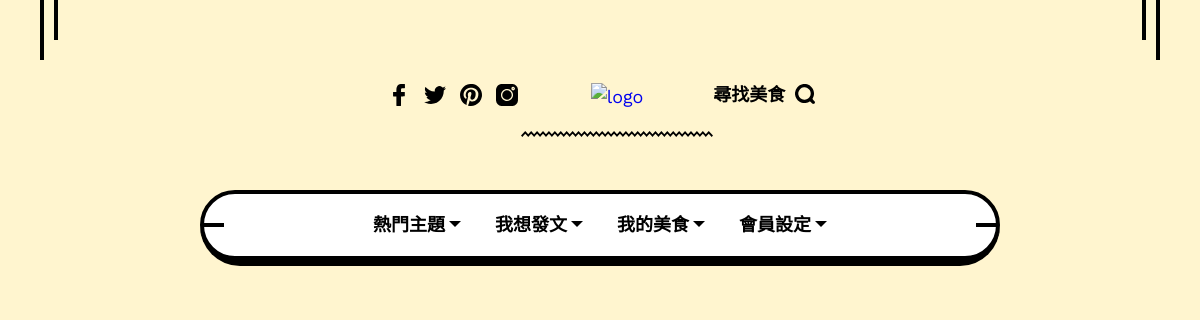
Page /search/炸物 on the earlier database version.
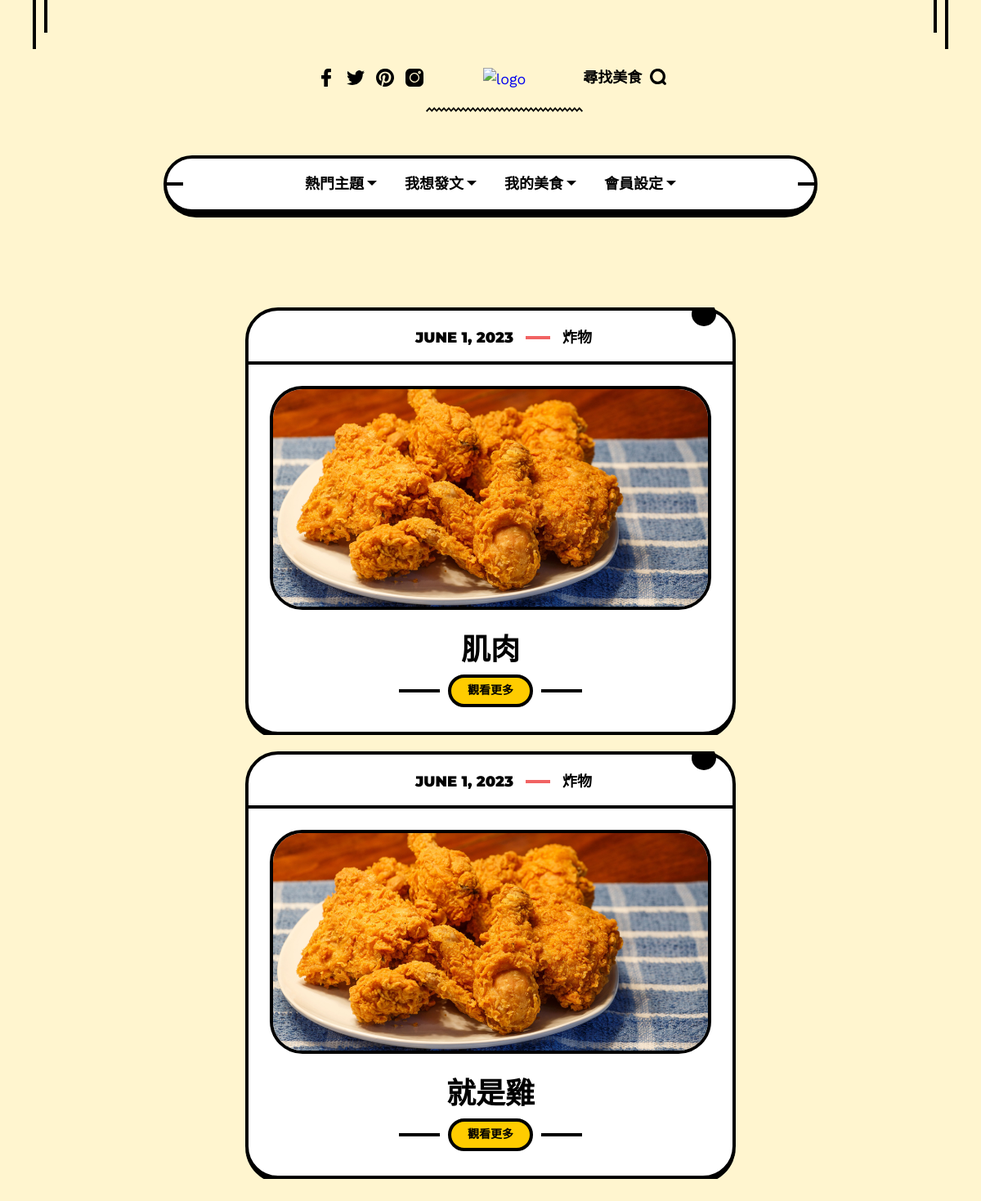
Same page on the later database version.
### baseapp/models.py (models this page shows)
class food(models.Model):
    food_no = models.AutoField(primary_key=True,null= False)
    food_name = models.CharField(max_length=100, null = False)
    food_img = models.ImageField(upload_to='image/', blank=False, null=False)
    context = models.CharField(max_length=225,default="沒有內文喔！")
    adr = models.CharField(max_length=225,default=" ")
    username=models.ForeignKey("basedata",on_delete=models.CASCADE)
    tag = models.CharField(max_length=20,null=False,default="0")
    upload_date = models.DateField(default=timezone.now)

### baseapp/views.py (the view)
# urls.py: path('search/<str:searchname>',views.search),
def search(request,searchname):
	data = food.objects.filter(tag=searchname)
	return render(request,'search.html',locals())

### templates/search.html (shortened to what this page needs)
{% extends 'page.html' %}
{% block content %}
    <div class="xoxo_fn_hassidebar">
        <div class="xoxo_fn_content">
            <ul class="post_list">
                {% for data in data %}
                <li class="post_item">
                    <div class="blog__item blog__item_classic">
                        <span class="post_icon">
                            <svg xmlns="http://www.w3.org/2000/svg" version="1.0" width="512.000000pt" height="512.000000pt" viewbox="0 0 512.000000 512.000000" preserveaspectratio="xMidYMid meet" class="fn__svg  replaced-svg">
                            </svg>
                        </span>
                        <div class="fn__meta">
                            <p>
                                <span class="meta_item meta_date">
                                    <svg xmlns="http://www.w3.org/2000/svg" version="1.0" width="470.000000pt" height="470.000000pt" viewbox="0 0 470.000000 470.000000" preserveaspectratio="xMidYMid meet" class="fn__svg  replaced-svg">
                                    </svg>
                                    {{ data.upload_date }}
                                </span>
                                <span class="meta_item meta_category">
                                    <a class="fn_last_category" href="">{{ data.tag }}</a>
                                </span>
                            </p>
                        </div>
                        <div class="bottom_holder">
                            <div class="blog__image">
                                <a href=""><img src="/media/{{ data.food_img }}" alt="Post Image"></a>
                            </div>
                            <div class="title_holder">
                                <div class="title">
                                    <h3><a href="">{{ data.food_name }}</a></h3>
                                </div>
                                <div class="read_more">
                                    <div class="read_in">
                                        <a href="/quote_post/{{data.food_no}}"><span class="text">觀看更多</span></a>
                                    </div>
                                </div>
                            </div>
                        </div>
                    </div>
                </li>
                {% endfor %}
            </ul>
        </div>
    </div>
{% endblock %}

Differences in the rows shown:
added food: upload_date "JUNE 1, 2023", tag "炸物", food_img (picture), food_name "肌肉"
added food: upload_date "JUNE 1, 2023", tag "炸物", food_img (picture), food_name "就是雞"
